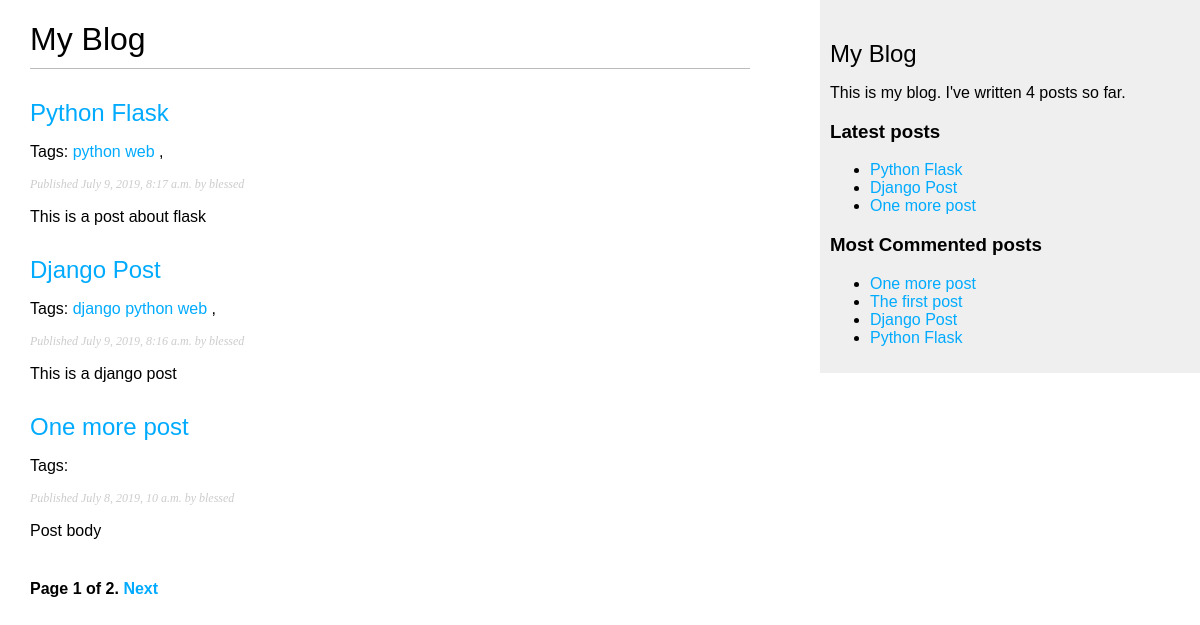
The page /blog/ on the database as committed earlier.
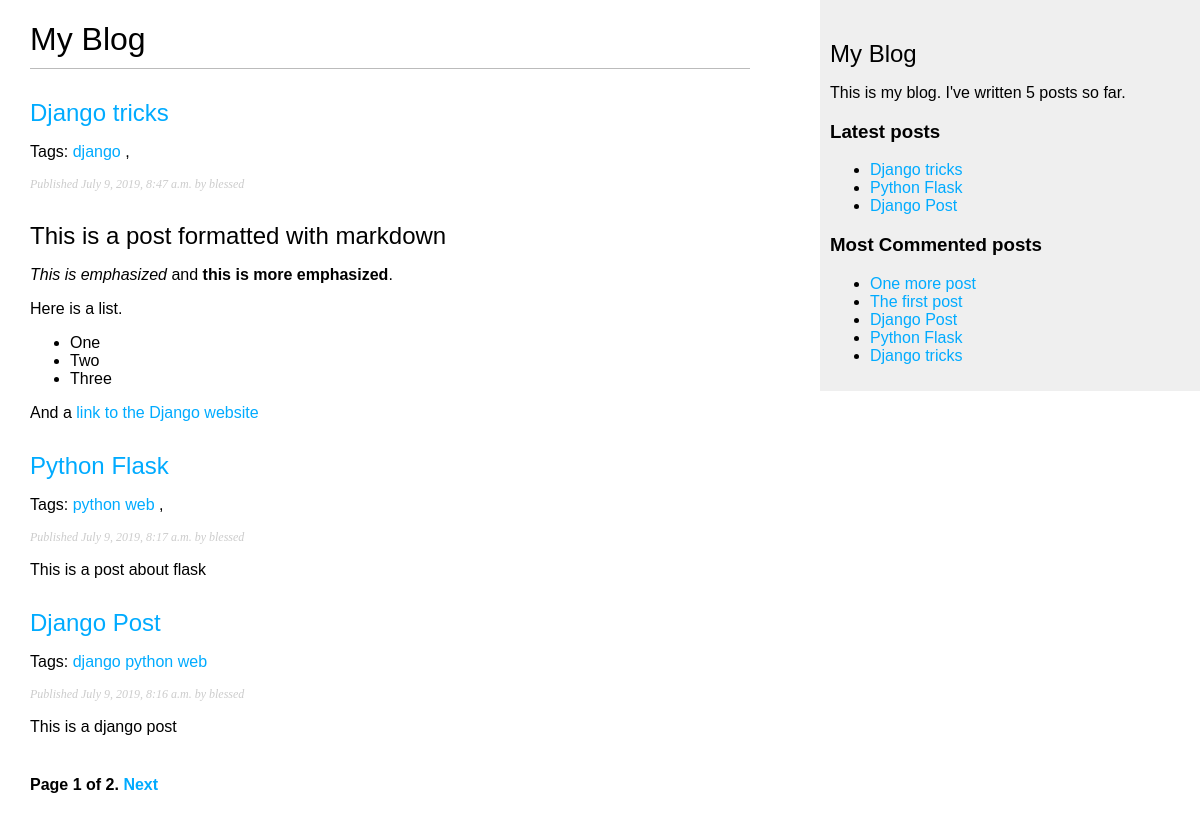
The same page on the database as committed later.
### blog/models.py (models this page shows, shortened)
class Post(models.Model):
    STATUS_CHOICES = (
        ('draft', 'Draft'),
        ('published', 'Published'),
    )
    title = models.CharField(max_length=250)
    slug = models.SlugField(max_length=250, unique_for_date='publish')
    author = models.ForeignKey(User,
                              on_delete=models.CASCADE,
                              related_name='blog_posts')
    body = models.TextField()
    publish = models.DateTimeField(default=timezone.now)
    created = models.DateTimeField(auto_now_add=True)
    updated = models.DateTimeField(auto_now=True)
    status = models.CharField(max_length=10,
                              choices=STATUS_CHOICES,
                              default='draft')
    tags = TaggableManager()
    objects = models.Manager()  # the default manager
    published = PublishedManager() # our custom manager
    class Meta:
        ordering = ('-publish',)
    def get_absolute_url(self):
        return reverse('blog:post_detail',
                        args=[self.publish.year,
                                self.publish.month,
                                self.publish.day,
                                self.slug])

### blog/views.py (the view)
# urls.py: path('', views.post_list, name='post_list'),
def post_list(request, tag_slug=None):
    object_list = Post.published.all()
    tag = None
    if tag_slug:
        tag = get_object_or_404(Tag, slug=tag_slug)
        object_list = object_list.filter(tags__in=[tag])
    paginator = Paginator(object_list, 3)  # 3 posts per page
    page = request.GET.get('page')
    try:
        posts = paginator.page(page)
    except PageNotAnInteger:
        posts = paginator.page(1)
    except EmptyPage:
        posts = paginator.page(paginator.num_pages)
    return render(request,
                'blog/post/list.html',
                {'posts':posts,
                 'page': page,
                 'tag': tag})

### blog/models.py (called while the page is built)
    def get_queryset(self):
        return super(PublishedManager,
            self).get_queryset().filter(status='published')

### blog/templatetags/blog_tags.py (called while the page is built)
@register.simple_tag
def total_posts():
    return Post.published.count()

@register.inclusion_tag('blog/post/latest_posts.html')
def show_latest_posts(count=5):
    latest_posts = Post.published.order_by('-publish')[:count]
    return {'latest_posts': latest_posts}

@register.simple_tag
def get_most_commented_posts(count=5):
    return Post.published.annotate(
                total_comments=Count('comments')
            ).order_by('-total_comments')[:count]

@register.filter(name='markdown')
def markdown_format(text):
    return mark_safe(markdown.markdown(text))

### blog/templates/blog/post/list.html (shortened to what this page needs)
{% extends 'blog/base.html' %}
{% load blog_tags %}
{% block content %}
    <h1>My Blog</h1>
    {% for post in posts %}
        <h2>
            <a href="{{ post.get_absolute_url }}">
                {{post.title}}
            </a>
        </h2>
        <p class="tags">
            Tags:
            {% for tag in post.tags.all %}
                <a href="{% url 'blog:post_list_by_tag' tag.slug %}">
                    {{ tag.name }}
                </a>
            {% endfor %}
            {% if not forloop.last %}, {% endif %}
        </p>
        <p class="date">
            Published {{ post.publish }} by {{ post.author }}
        </p>
        {{ post.body|markdown|truncatewords_html:30 }}
    {% endfor %}
    {% include 'pagination.html' with page=posts %}
{% endblock %}

### blog/templates/blog/base.html (shortened to what this page needs)
{% load blog_tags %}
{% load static %}
<!DOCTYPE html>
<html lang="en">
<head>
    <link rel="stylesheet" href="{% static 'css/blog.css' %}">
</head>
<body>
    <div id="content">
        {% block content %}{% endblock %}
    </div>
    <div id="sidebar">
        <h2>My Blog</h2>
        <p>This is my blog. I've written {% total_posts %}
             posts so far.</p>
        <h3>Latest posts</h3>
        {% show_latest_posts 3 %}
        <h3>Most Commented posts</h3>
        {% get_most_commented_posts as most_commented_posts %}
        <ul>
            {% for post in most_commented_posts %}
                <li>
                    <a href="{{ post.get_absolute_url }}">{{ post.title }}</a>
                </li>
            {% endfor %}
        </ul>
    </div>
</body>
</html>

### blog/templates/blog/post/latest_posts.html
<ul>
    {% for post in latest_posts %}
        <li>
            <a href="{{ post.get_absolute_url }}">{{ post.title }}</a>
        </li>
    {% endfor %}
</ul>

Rows that differ between the two databases and show on the page:
no longer on one of the page's lists (row unchanged): Post: title "One more post", publish "July 8, 2019, 10 a.m.", author "blessed", body "Post body"
added Post: title "Django tricks", publish "July 9, 2019, 8:47 a.m.", author "blessed", body "This is a post formatted with markdown This is emphasized and this is more emphasized . Here is a list. One Two Three And a link to the Django website", Tag (name "django")
shown differently, row unchanged: Post "Django Post": no longer shows ","
Other text that changed with them:
text no longer shown: "4"
text now shown: "5"
